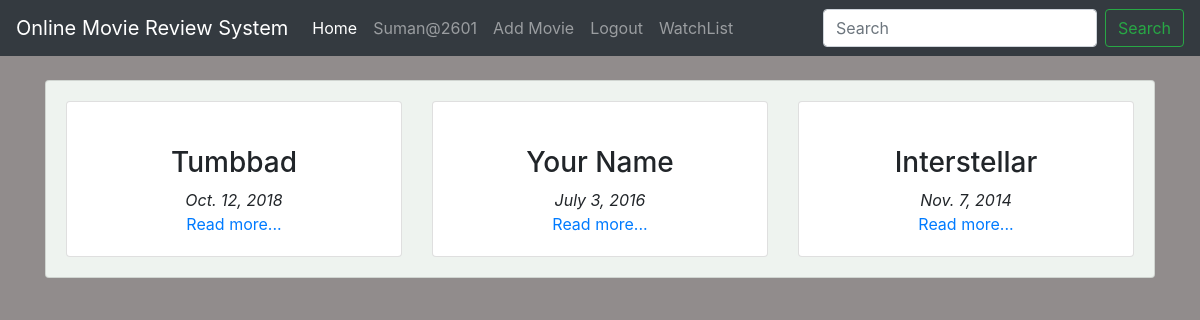
The app's page / (signed in) with its own data.
### movie/models.py (models this page shows, shortened)
class Movie(models.Model):
    name = models.CharField(max_length=300)
    director = models.CharField(max_length=50)
    cast = models.CharField(max_length=1000)
    description = models.TextField(max_length=5000)
    category = models.CharField(max_length=100,null=True)
    rel_date = models.DateField()
    avg_rating = models.FloatField(default=0)
    image = models.URLField(default=None, null=True)

### movie/views.py (the view)
# urls.py: path('', views.home, name="home"),
def home(request):
    query = request.GET.get("title")
    allMovie = None
    if query:
        allMovie = Movie.objects.filter(name__icontains=query)
    else:
        allMovie = Movie.objects.all()
    context = {
        "movies": allMovie,
    }
    return render(request, 'movie/index.html', context)

### movie/templates/movie/index.html (shortened to what this page needs)
{% extends 'movie/base.html' %}
{% block content %}
<div class="container">
    <br>
    <div class="card" id="backdrop">
        <div class="card-body">
            <div class="row">
                {% for movie in  movies %}
                <div class="col-md-4">
                    <div class="card">
                        <div class="card-body">
                            <div class="text-center">
                            <h3 class="text-center">{{ movie.name }}</h3>
                                <i class="text-center">{{ movie.rel_date }} </i>
                                <br>
                                <a href="{% url 'movie:details' movie.id %}">Read more...</a>
                            </div>
                        </div>
                    </div>
                </div>
                {% endfor %}
            </div>
        </div>
    </div>
</div>
{% endblock %}

### movie/templates/movie/base.html (shortened to what this page needs)
<!doctype html>
<html lang="en">
  <head>
    <link rel="stylesheet" href="https://maxcdn.bootstrapcdn.com/bootstrap/4.0.0/css/bootstrap.min.css">
    {% load static %}
    <link rel="stylesheet" href="{% static  'css/main.css' %}">
  </head>
  <body>
    <nav class="navbar navbar-expand-lg navbar-dark bg-dark text-white">
        <a class="navbar-brand" href="{% url 'movie:home' %}">Online Movie Review System</a>
        <div class="collapse navbar-collapse" id="navbarSupportedContent">
          <ul class="navbar-nav mr-auto">
            <li class="nav-item active">
              <a class="nav-link" href="{% url 'movie:home' %}">Home <span class="sr-only">(current)</span></a>
            </li>
            {% if user.is_authenticated %}
            <li class="nav-item">
              <li class="nav-item">
                <a class="nav-link" href="#">{{ user.username }}</a>
              </li>
              {% if request.user.is_superuser %}
                <li class="nav-item">
                  <a class="nav-link" href="{% url 'movie:add_movie' %}">Add Movie</a>
                </li>
              {% endif %}
              <li>
                <a class="nav-link" href="{% url 'user:logout' %}">Logout</a>
              </li>
              <li>
                <a class="nav-link" href="/watchlistview">WatchList</a>
              </li>
            </li>
            {% endif %}
          </ul>
          <form class="form-inline my-2 my-lg-0" method="GET" action="{% url 'movie:home' %}" >
            <input class="form-control mr-sm-2" type="search" placeholder="Search" aria-label="Search" name="title" >
            <button class="btn btn-outline-success my-2 my-sm-0" type="submit">Search</button>
          </form>
        </div>
      </nav>
    {% block content %}
    {% endblock %}
  </body>
</html>

### movie/static/css/main.css (style rules this page uses)
body { background-color: #918c8c; }
#backdrop { background-color: #eef3ef; }

### records on screen
Movie: name "Tumbbad", rel_date "Oct. 12, 2018"
Movie: name "Your Name", rel_date "July 3, 2016"
Movie: name "Interstellar", rel_date "Nov. 7, 2014"

### other values on screen
{{ user.username }} "Suman@2601"
